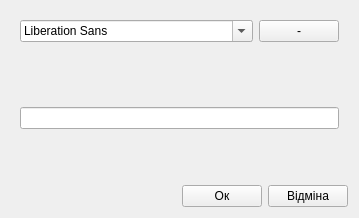
<?xml version="1.0" encoding="UTF-8"?>
<ui version="4.0">
 <class>SubjectRepairForm</class>
 <widget class="QWidget" name="SubjectRepairForm">
  <property name="geometry">
   <rect>
    <x>0</x>
    <y>0</y>
    <width>359</width>
    <height>218</height>
   </rect>
  </property>
  <property name="windowTitle">
   <string>Form</string>
  </property>
  <layout class="QVBoxLayout" name="verticalLayout">
   <item>
    <widget class="QWidget" name="widget" native="true">
     <property name="sizePolicy">
      <sizepolicy hsizetype="Minimum" vsizetype="Maximum">
       <horstretch>0</horstretch>
       <verstretch>0</verstretch>
      </sizepolicy>
     </property>
     <layout class="QHBoxLayout" name="horizontalLayout">
      <item>
       <widget class="QFontComboBox" name="findComboBox"/>
      </item>
      <item>
       <widget class="QPushButton" name="ButtonDelete">
        <property name="sizePolicy">
         <sizepolicy hsizetype="Maximum" vsizetype="Fixed">
          <horstretch>0</horstretch>
          <verstretch>0</verstretch>
         </sizepolicy>
        </property>
        <property name="text">
         <string>-</string>
        </property>
       </widget>
      </item>
     </layout>
    </widget>
   </item>
   <item>
    <widget class="QWidget" name="widget_2" native="true">
     <property name="sizePolicy">
      <sizepolicy hsizetype="Expanding" vsizetype="Expanding">
       <horstretch>0</horstretch>
       <verstretch>0</verstretch>
      </sizepolicy>
     </property>
     <layout class="QVBoxLayout" name="verticalLayout_2">
      <item>
       <widget class="QLineEdit" name="lineEditInput"/>
      </item>
     </layout>
    </widget>
   </item>
   <item>
    <widget class="QWidget" name="widget_3" native="true">
     <layout class="QHBoxLayout" name="horizontalLayout_2">
      <property name="leftMargin">
       <number>0</number>
      </property>
      <property name="topMargin">
       <number>0</number>
      </property>
      <property name="rightMargin">
       <number>0</number>
      </property>
      <property name="bottomMargin">
       <number>0</number>
      </property>
      <item>
       <spacer name="horizontalSpacer">
        <property name="orientation">
         <enum>Qt::Horizontal</enum>
        </property>
        <property name="sizeHint" stdset="0">
         <size>
          <width>160</width>
          <height>20</height>
         </size>
        </property>
       </spacer>
      </item>
      <item>
       <widget class="QPushButton" name="ButtonOk">
        <property name="text">
         <string>Ок</string>
        </property>
       </widget>
      </item>
      <item>
       <widget class="QPushButton" name="ButtonCancel">
        <property name="text">
         <string>Відміна</string>
        </property>
       </widget>
      </item>
     </layout>
    </widget>
   </item>
  </layout>
 </widget>
 <resources/>
 <connections/>
</ui>
